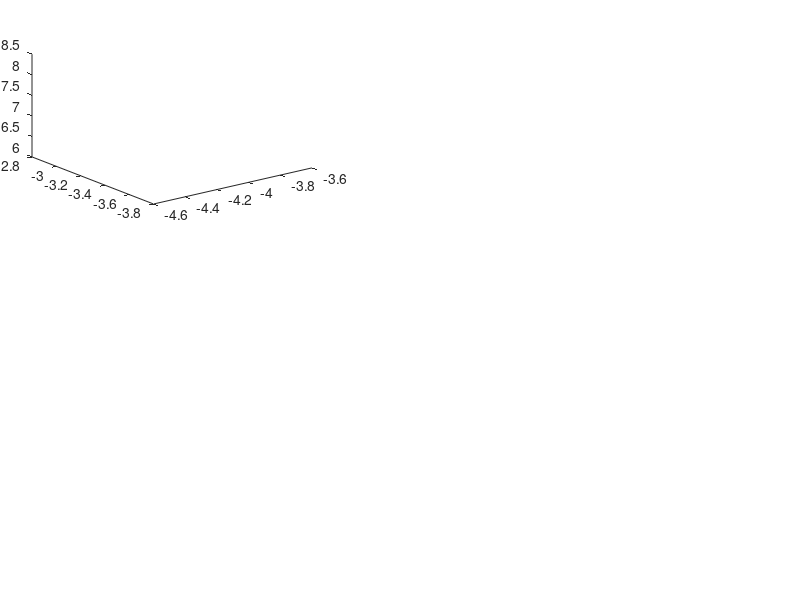

Write the MATLAB code that produced this figure. (Note: this script raises an error after producing the figure.)
%% Code to show the results of the Inverse kinematic controller

% Clean variables
clc, clear all, close all;
 
% Load variables of the system
load("System_configuration.mat")

% Change variable size
t = t(1, 1:length(He));
h = h(:, 1:length(t));
H = H(:, 1:length(t));
hd = hd(:,1:length(t));
obs(:,1:length(t),:);
V_b = V_b(1, 1:length(t));
V_p = V_p(1, 1:length(t));
D_b = D_b(:, 1:length(t));
D_p = D_p(:, 1:length(t));
m_robot_manipulador = m_robot_manipulador(1, 1:length(t));

% Parameters Robot
h_1 = L(1);
l11 = L(2);
l12 = L(3);
% Error definition
for k = 1:length(t)
    error_vector = hd(1:3, k)-H(1:3, k);
    error_NMPC(k) = norm(error_vector,2);
end

% error_NMPC = error_NMPC/max(error_NMPC);
% Figure propert%% Figures
lw = 1; % linewidth 1
lwV = 2; % linewidth 2
fontsizeLabel = 11; %11
fontsizeLegend = 11;
fontsizeTicks = 11;
fontsizeTitel = 11;
sizeX = 1300; % size figure
sizeY = 700; % size figure

% color propreties
c1 = [80, 81, 79]/255;
c2 = [244, 213, 141]/255;
c3 = [242, 95, 92]/255;
c4 = [112, 141, 129]/255;

C18 = [0 0 0];
c5 = [130, 37, 37]/255;
c6 = [205, 167, 37]/255;
c7 = [81, 115, 180]/255;

C1 = [246 170 141]/255;
C2 = [51 187 238]/255;
C3 = [0 153 136]/255;
C4 = [238 119 51]/255;
C5 = [204 51 17]/255;
C6 = [238 51 119]/255;
C7 = [187 187 187]/255;
C8 = [80 80 80]/255;
C9 = [140 140 140]/255;
C10 = [0 128 255]/255;
C11 = [234 52 89]/255;
C12 = [39 124 252]/255;
C13 = [40 122 125]/255;
%C14 = [86 215 219]/255;
C14 = [252 94 158]/255;
C15 = [244 171 39]/255;
C16 = [100 121 162]/255;
C17 = [255 0 0]/255;
C19 = [214, 157, 156]/255;
C20 = [160, 165, 172]/255;


C21 = [42 142 86]/255;
C22 = [139 177 221]/255;
C23 = [64 109 159]/255;
C24 = [233 230 129]/255;
C25 = [178 173 12]/255;
%% New color slection

figure('Position', [500 500 sizeX sizeY])
set(gcf, 'Position', [500 500 sizeX sizeY]);
fig1_comps.fig = gcf;



axes('Position',[0.04 0.66 .35 .31])
%% Colorbar
% scatter3(H(1, :),H(2, :), H(3, :),20,error_NMPC,'filled','MarkerFaceAlpha',0.1);
% c = colorbar;
% c.Label.Interpreter = 'latex';
% c.Label.String = '$\textrm{Error}~||\tilde{\mathbf{\eta}}_a||$';
% 
% set(c,'TickLabelInterpreter','latex')


% Obstacle_1 = plot3(obs(1,1,1),obs(2,1,1),obs(3,1,1),'o','Color',[100,100,100]/255,'linewidth',4);
% plot3(obs(1,1,2),obs(2,1,2),obs(3,1,2),'o','Color',[100,100,100]/255,'linewidth',4);
% plot3(obs(1,1,3),obs(2,1,3),obs(3,1,3),'o','Color',[100,100,100]/255,'linewidth',4);
plot3(obs(1,1,4),obs(2,1,4),obs(3,1,4),'o','Color',[255,255,255]/255,'linewidth',4);


%% Desired Trajectory
% hd_plot_10 = line(hd(1,:),hd(2,:), hd(3, :));
% set(hd_plot_10, 'LineStyle', '-', 'Color', C18, 'LineWidth', 1.2*lw)
% 
% % %% Real Trajectory
% h_plot_10 = line(H(1,:),H(2,:), H(3, :));
% set(h_plot_10, 'LineStyle', '--', 'Color', C19, 'LineWidth', 1.5*lw)
% 
% h_plot_p_10 = line(h(1,:),h(2,:), h(3, :));
% set(h_plot_p_10, 'LineStyle', '-.', 'Color', C20, 'LineWidth', 1.2*lw)


%% PLot Aerial Manipulator
DimensionesManipulador(0,h_1,l11,l12-0.2,1);
Hexacoptero(0.05,[1 0 0]);
aux_plot = 5;
M_1=Manipulador3D(h(1,aux_plot),h(2,aux_plot),h(3,aux_plot),h(4,aux_plot),0,0,0,h(5,aux_plot),h(6,aux_plot),h(7,aux_plot),0); 
rotate(M_1,[1 0 0],180,[h(1,aux_plot),h(2,aux_plot),h(3,aux_plot)])
UAV= Hexacoptero(h(1,aux_plot),h(2,aux_plot),h(3,aux_plot),h(4,aux_plot));


aux_plot = 180;
M_1=Manipulador3D(h(1,aux_plot),h(2,aux_plot),h(3,aux_plot),h(4,aux_plot),0,0,0,h(5,aux_plot),h(6,aux_plot),h(7,aux_plot),0); 
rotate(M_1,[1 0 0],180,[h(1,aux_plot),h(2,aux_plot),h(3,aux_plot)])
UAV= Hexacoptero(h(1,aux_plot),h(2,aux_plot),h(3,aux_plot),h(4,aux_plot));

aux_plot = 380;
M_1=Manipulador3D(h(1,aux_plot),h(2,aux_plot),h(3,aux_plot),h(4,aux_plot),0,0,0,h(5,aux_plot),h(6,aux_plot),h(7,aux_plot),0); 
rotate(M_1,[1 0 0],180,[h(1,aux_plot),h(2,aux_plot),h(3,aux_plot)])
UAV= Hexacoptero(h(1,aux_plot),h(2,aux_plot),h(3,aux_plot),h(4,aux_plot));

aux_plot = 580;
M_1=Manipulador3D(h(1,aux_plot),h(2,aux_plot),h(3,aux_plot),h(4,aux_plot),0,0,0,h(5,aux_plot),h(6,aux_plot),h(7,aux_plot),0); 
rotate(M_1,[1 0 0],180,[h(1,aux_plot),h(2,aux_plot),h(3,aux_plot)])
UAV= Hexacoptero(h(1,aux_plot),h(2,aux_plot),h(3,aux_plot),h(4,aux_plot));

%% Title of the image
hTitle_10 = title({'$\textrm{(a)}$'},'fontsize',12,'interpreter','latex','Color',C18);
hYLabel_10 = ylabel('$y~[m]$','fontsize',8,'interpreter','latex', 'Color',C18);
hXLabel_10 = xlabel('$x~[m]$','fontsize',8,'interpreter','latex', 'Color',C18);
hZLabel_10 = zlabel('$z~[m]$','fontsize',8,'interpreter','latex', 'Color',C18);

%% Legend nomeclature
hLegend_10 = legend([hd_plot_10, h_plot_10, h_plot_p_10, Obstacle_1],{'$\mathbf{\eta}_d$','$\mathbf{\eta}_a$','$\mathbf{\eta}_p$','$Obs$'},'fontsize',12,'interpreter','latex','Color',[255 255 255]/255,'Location','northwest','NumColumns',1,'TextColor','black');
set(gca,'ticklabelinterpreter','latex',...
        'fontsize',1.0*fontsizeTicks)
    
% h_plot_10 = line(H(1,:),H(2,:), H(3, :));
% set(h_plot_10, 'LineStyle', '--', 'Color', C19, 'LineWidth', 1.2*lw)
%     
% Figure properties
ax_10 = gca;
ax_10.Box = 'on';
ax_10.BoxStyle = 'full';
ax_10.TickLength = [0.005;0.005];
ax_10.TickDirMode = 'auto';
ax_10.YMinorTick = 'on';
ax_10.XMinorTick = 'on';
% ax_2.XTickLabel = [];
ax_10.XMinorGrid = 'on';
ax_10.YMinorGrid = 'on';
%ax_2.MinorGridColor = '#8f8f8f';
ax_10.MinorGridAlpha = 0.15;
ax_10.LineWidth = 0.8;
ax_10.XLim = [min(H(1,:))-0.5 max(H(1,:))+0.5];
ax_10.YLim = [min(H(2,:))-0.5 max(H(2,:))+0.5];
ax_10.ZLim = [min(h(3,:))-0.5 max(h(3,:))+0.5];


% %% Data generation

set(gcf, 'Color', 'w'); % Sets axes background
export_fig Configuration.pdf -q101
